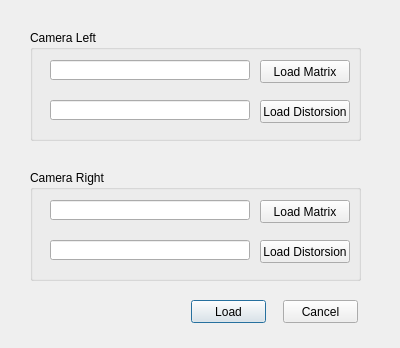
<?xml version="1.0" encoding="UTF-8"?>
<ui version="4.0">
 <class>LoadCalibParamsDialog</class>
 <widget class="QDialog" name="LoadCalibParamsDialog">
  <property name="geometry">
   <rect>
    <x>0</x>
    <y>0</y>
    <width>400</width>
    <height>348</height>
   </rect>
  </property>
  <property name="windowTitle">
   <string>Dialog</string>
  </property>
  <widget class="QPushButton" name="pushButton_load">
   <property name="geometry">
    <rect>
     <x>191</x>
     <y>300</y>
     <width>75</width>
     <height>23</height>
    </rect>
   </property>
   <property name="text">
    <string>Load</string>
   </property>
  </widget>
  <widget class="QPushButton" name="pushButton_cancel">
   <property name="geometry">
    <rect>
     <x>283</x>
     <y>300</y>
     <width>75</width>
     <height>23</height>
    </rect>
   </property>
   <property name="text">
    <string>Cancel</string>
   </property>
  </widget>
  <widget class="QGroupBox" name="groupBox_3">
   <property name="geometry">
    <rect>
     <x>30</x>
     <y>30</y>
     <width>331</width>
     <height>111</height>
    </rect>
   </property>
   <property name="title">
    <string>Camera Left</string>
   </property>
   <widget class="QLineEdit" name="lineEdit_matrixL">
    <property name="geometry">
     <rect>
      <x>20</x>
      <y>30</y>
      <width>200</width>
      <height>20</height>
     </rect>
    </property>
   </widget>
   <widget class="QPushButton" name="pushButton_matrixL">
    <property name="geometry">
     <rect>
      <x>230</x>
      <y>30</y>
      <width>90</width>
      <height>23</height>
     </rect>
    </property>
    <property name="text">
     <string>Load Matrix</string>
    </property>
   </widget>
   <widget class="QPushButton" name="pushButton_distL">
    <property name="geometry">
     <rect>
      <x>230</x>
      <y>70</y>
      <width>90</width>
      <height>23</height>
     </rect>
    </property>
    <property name="text">
     <string>Load Distorsion</string>
    </property>
   </widget>
   <widget class="QLineEdit" name="lineEdit_distL">
    <property name="geometry">
     <rect>
      <x>20</x>
      <y>70</y>
      <width>200</width>
      <height>20</height>
     </rect>
    </property>
   </widget>
  </widget>
  <widget class="QGroupBox" name="groupBox_4">
   <property name="geometry">
    <rect>
     <x>30</x>
     <y>170</y>
     <width>331</width>
     <height>111</height>
    </rect>
   </property>
   <property name="title">
    <string>Camera Right</string>
   </property>
   <widget class="QLineEdit" name="lineEdit_matrixR">
    <property name="geometry">
     <rect>
      <x>20</x>
      <y>30</y>
      <width>200</width>
      <height>20</height>
     </rect>
    </property>
   </widget>
   <widget class="QPushButton" name="pushButton_matrixR">
    <property name="geometry">
     <rect>
      <x>230</x>
      <y>30</y>
      <width>90</width>
      <height>23</height>
     </rect>
    </property>
    <property name="text">
     <string>Load Matrix</string>
    </property>
   </widget>
   <widget class="QPushButton" name="pushButton_distR">
    <property name="geometry">
     <rect>
      <x>230</x>
      <y>70</y>
      <width>90</width>
      <height>23</height>
     </rect>
    </property>
    <property name="text">
     <string>Load Distorsion</string>
    </property>
   </widget>
   <widget class="QLineEdit" name="lineEdit_distR">
    <property name="geometry">
     <rect>
      <x>20</x>
      <y>70</y>
      <width>200</width>
      <height>20</height>
     </rect>
    </property>
   </widget>
  </widget>
 </widget>
 <resources/>
 <connections/>
</ui>
